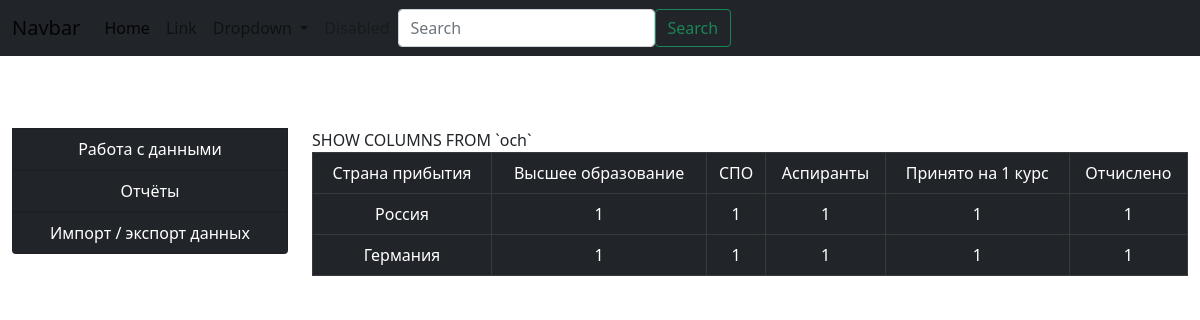
Page /index.php?och=1 on the committed database.
### tables this page shows
CREATE TABLE `och` (
  `id` int(11) NOT NULL AUTO_INCREMENT,
  `country` varchar(120) DEFAULT NULL,
  `full_educ` int(11) DEFAULT NULL,
  `spo` int(11) DEFAULT NULL,
  `aspir` int(11) DEFAULT NULL,
  `first_course` int(11) DEFAULT NULL,
  `expelled` int(11) DEFAULT NULL,
  `status` int(11) DEFAULT '1',
  PRIMARY KEY (`id`)
);

### menu/tables.php (called while the page is built, shortened)
<?php
$recordss = array();
$get = gpr();
$result = get_records_sql('bsu_form_data',"get_name LIKE '$get%'");
while ($records = mysqli_fetch_assoc($result)) {
    $recordss[] = $records['descriptor_n'];
}
get_table_headers($recordss);
get_table_content($get);

### lib/lib.php (the view, shortened to what this page needs)
<?php
function get_records_sql($table,$condition)
{
    include 'database.php';
    if ($condition!='') {
        $sql = "SELECT * FROM `$table` WHERE $condition";
        $result = $mysqli->query($sql);
    }
    else {
        $sql = "SELECT * FROM $table";
        $result = $mysqli->query($sql);
    }
    return $result;
}
function get_table_headers($array) {
    echo '<table class="table table-bordered table-dark"><thead><tr>';
    for ($i=0;$i<count($array);$i++) {
        echo '<td style="text-align: center">'.$array[$i].'</td>';
    }
    echo '</tr></thead>';
}
function get_table_content($table_name) {
    $result = get_records_sql($table_name,'');
    $result_k = mysqli_fetch_assoc($result);
    $keys = count(array_keys($result_k));
    $field_list = get_field_list($table_name);
    unset($field_list[0]);
    unset($field_list[count($field_list)]);
    while ($result1 = mysqli_fetch_assoc($result)) {
        echo '<tr>';
        $f = 1;
        for ($i=0;$i<$keys-2;$i++) {
            echo '<td style="text-align: center">'.$result1[$field_list[$f]].'</td>';
            $f++;
        }
        echo '</tr>';
    }
    echo '</table>';
}
function get_field_list($table_name) {
    $field_list = array();
    include 'database.php';
    $sql = "SHOW COLUMNS FROM `$table_name`";
    $res_sql = $mysqli->query($sql);
    print_r($sql);
    while ($res_sql1 = mysqli_fetch_assoc($res_sql)) {
        $field_list[] = $res_sql1['Field'];
    }
    return $field_list;
}

### index.php (shortened to what this page needs)
<?php
require_once 'lib/lib_html.php';
echo GetHeader('dark');
require_once 'lib/special_for_main_block.php';

### lib/lib_html.php (shortened to what this page needs)
<?php
include 'lib.php';
function GetHeader($color) {
    $header = '<nav class="navbar navbar-expand-lg navbar-light bg-'.$color.'">
              <div class="container-fluid">
                <a class="navbar-brand" href="#">Navbar</a>
                <button class="navbar-toggler" type="button" data-toggle="collapse" data-target="#navbarSupportedContent" aria-controls="navbarSupportedContent" aria-expanded="false" aria-label="Toggle navigation">
                  <span class="navbar-toggler-icon"></span>
                </button>
                <div class="collapse navbar-collapse" id="navbarSupportedContent">
                  <ul class="navbar-nav mr-auto mb-2 mb-lg-0">
                    <li class="nav-item">
                      <a class="nav-link active" aria-current="page" href="#">Home</a>
                    </li>
                    <li class="nav-item">
                      <a class="nav-link" href="#">Link</a>
                    </li>
                    <li class="nav-item dropdown">
                      <a class="nav-link dropdown-toggle" href="#" id="navbarDropdown" role="button" data-toggle="dropdown" aria-expanded="false">
                        Dropdown
                      </a>
                      <ul class="dropdown-menu" aria-labelledby="navbarDropdown">
                        <li><a class="dropdown-item" href="#">Action</a></li>
                        <li><a class="dropdown-item" href="#">Another action</a></li>
                        <li><hr class="dropdown-divider"></li>
                        <li><a class="dropdown-item" href="#">Something else here</a></li>
                      </ul>
                    </li>
                    <li class="nav-item">
                      <a class="nav-link disabled" href="#" tabindex="-1" aria-disabled="true">Disabled</a>
                    </li>
                  </ul>
                  <form class="d-flex">
                    <input class="form-control mr-2" type="search" placeholder="Search" aria-label="Search">
                    <button class="btn btn-outline-success" type="submit">Search</button>
                  </form>
                </div>
              </div>
            </nav>';
    return $header;
}

### lib/special_for_main_block.php (shortened to what this page needs)
<br><br><br><div class='container-fluid'>
    <div class='row'>
        <div class='col-3'>
            <ul class='list-group '>
                <a style="text-decoration: none" class="text-white" href='index.php?data=1'><li class='list-group-item bg-dark text-center'>Работа с данными</a></li>
                <a style="text-decoration: none" class="text-white" href='index.php?reports=1'><li class='list-group-item bg-dark text-center'>Отчёты</a></li>
                <a style="text-decoration: none" class="text-white" href='index.php?impexp=1'><li class='list-group-item bg-dark text-center'>Импорт / экспорт данных</a></li>
            </ul>
        </div>
        <div class='col-9'>
        <?php
        if (   $_GET['och']
            OR $_GET['zaoch']
            OR $_GET['aus']
            OR $_GET['international']
            OR $_GET['international_document']
            OR $_GET['mobile']
            OR $_GET['change']
            OR $_GET['grant']
            OR $_GET['cult_event']
            OR $_GET['cult_doc']
            OR $_GET['ec_events']
            OR $_GET['ec_document']
            OR $_GET['young']) {
            include 'menu/tables.php';
        }
        else {
            GetParam();
        }
        ?>
        </div>
    </div>
</div>

### rows in the picture
och: country "Россия", full_educ "1", spo "1", aspir "1", first_course "1", expelled "1"
och: country "Германия", full_educ "1", spo "1", aspir "1", first_course "1", expelled "1"

### other values in the picture
$array[$i] "Страна прибытия"
$array[$i] "Высшее образование"
$array[$i] "СПО"
$array[$i] "Аспиранты"
$array[$i] "Принято на 1 курс"
$array[$i] "Отчислено"
